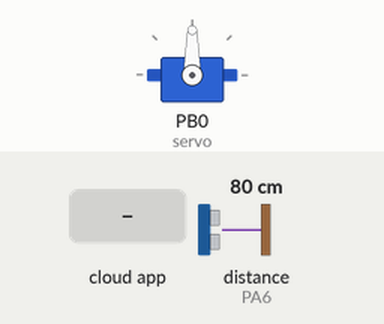
Simulated run of this sketch. Board: STM32 Blue Pill. On the bench: servo. Wiring (inferred from the names in the program): ultrasonic range finder: trigger PA7; echo PA6. The inputs (shaded band) are chosen by the test bench; at power-on: distance to the obstacle (sensor on PA6) 80 cm. The echo pulse lasts 58.3 µs per cm; the ROS host is connected and sends only what is stated.

Above: at 1.2 s.
1.3 s: the phone or cloud app sets servo to 0
At 2.4 s:
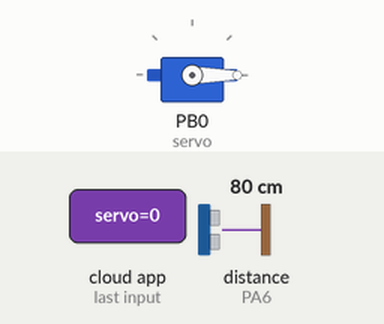
2.8 s: the phone or cloud app sets servo to 45
At 4.0 s:
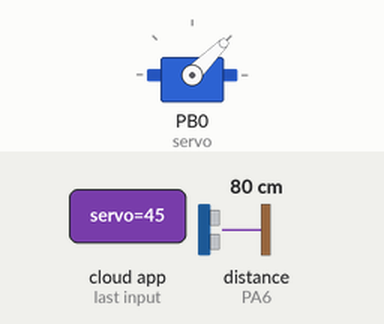
4.3 s: the phone or cloud app sets servo to 180
At 5.5 s:
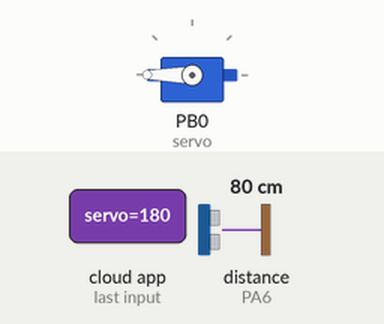
5.8 s: the phone or cloud app sets servo to 90
At 6.1 s:
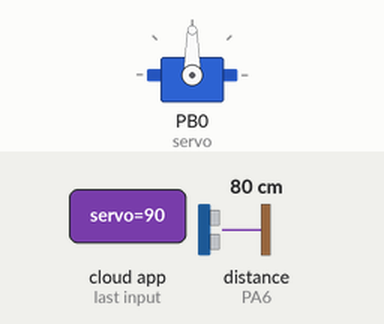
Timing chart, 0 to 8.3 s (numbered marks = the images above; inputs shaded):
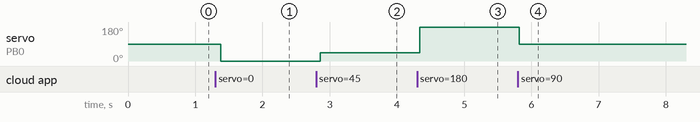

Measured:
- after the input at 1.3 s, servo on PB0 (servo): 90° → 0° after 0.08 s
- after the input at 2.8 s, servo on PB0 (servo): 0° → 45° after 0.06 s
- after the input at 4.3 s, servo on PB0 (servo): 45° → 180° at once
- after the input at 5.8 s, servo on PB0 (servo): 180° → 90° at once

The sketch:

ultrasonic_sensor.ino
```cpp
#define __STM32F1__
#include <ros.h>
#include <std_msgs/Float64.h>
#include <Servo.h>
#include <std_msgs/UInt16.h>

// Set up the ROS node and publisher
std_msgs::Float64 Distance;
ros::Publisher pub_sonar("sonar", &Distance);
ros::NodeHandle nh;

int trigPin = PA7;    // Trigger pin (adjust for STM32)
int echoPin = PA6;    // Echo pin (adjust for STM32)

// Defines variables
long duration;
float distance;
Servo servo;

void servo_cb(const std_msgs::UInt16& cmd_msg) {
  servo.write(cmd_msg.data); // Set servo angle, should be from 0-180
}

ros::Subscriber<std_msgs::UInt16> sub("servo", servo_cb);

void setup() {
  Serial.begin(57600); // Start serial communication at 57600 baud rate
  // Define inputs and outputs
  pinMode(trigPin, OUTPUT);
  pinMode(echoPin, INPUT);
  nh.initNode();
  nh.advertise(pub_sonar);
  nh.subscribe(sub);
  servo.attach(PB0); // Attach servo to pin (adjust this based on your STM32)
}

void loop() {
  // Clears the trigPin
  digitalWrite(trigPin, LOW);
  delayMicroseconds(2);

  // Sets the trigPin on HIGH state for 10 microseconds
  digitalWrite(trigPin, HIGH);
  delayMicroseconds(10);
  digitalWrite(trigPin, LOW);

  // Reads the echoPin, returns the sound wave travel time in microseconds
  duration = pulseIn(echoPin, HIGH);

  // Calculating the distance
  distance = duration * 0.034 / 2;
  // Publishing data
  Distance.data = distance;
  pub_sonar.publish(&Distance);
  nh.spinOnce();

  delay(100);
}
```
